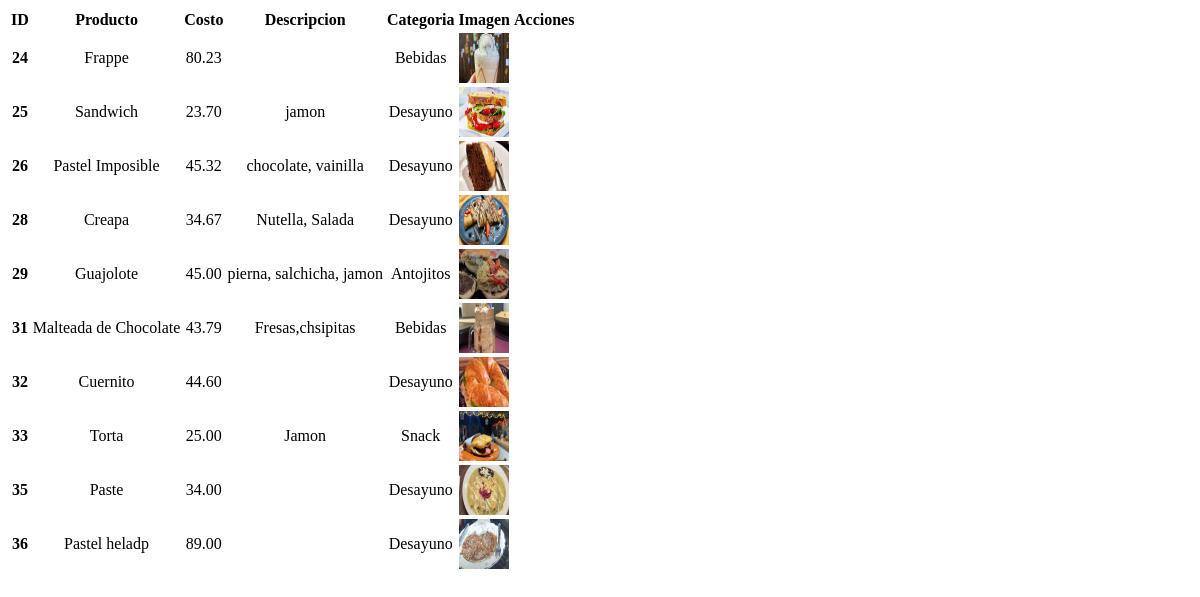
/PHP/MostrarProductos.php (signed in), run on the app's committed database.
### tables this page shows
CREATE TABLE `menuproductos` (
  `id` int(11) NOT NULL AUTO_INCREMENT,
  `Product_Nombre` varchar(255) NOT NULL,
  `Descripcion` text NOT NULL,
  `Costo` decimal(10,2) NOT NULL,
  `Imagen` varchar(255) NOT NULL,
  `id_categoria` int(11) NOT NULL,
  PRIMARY KEY (`id`),
  KEY `id_categoria` (`id_categoria`),
  CONSTRAINT `menuproductos_ibfk_1` FOREIGN KEY (`id_categoria`) REFERENCES `menucategoria` (`ID_Cat`)
);

CREATE TABLE `menucategoria` (
  `Categoria` varchar(50) NOT NULL,
  `ID_Cat` int(11) NOT NULL AUTO_INCREMENT,
  PRIMARY KEY (`ID_Cat`)
);

### PHP/MostrarProductos.php (the view, shortened to what this page needs)
<div class="table-responsive">
    <table class="table table-hover" id="table_Productos">
        <thead>
            <tr>
                <th scope="col">ID</th>
                <th scope="col">Producto</th>
                <th scope="col">Costo</th>
                <th scope="col">Descripcion</th>
                <th scope="col">Categoria</th>
                <th scope="col">Imagen</th>
                <th scope="col">Acciones</th>
            </tr>
        </thead>
        <tbody>
        <?php
            include('./BD/conexion.php');
            $consulta = "SELECT * FROM menuproductos inner join menucategoria
            on id_categoria = ID_Cat";
            $resultado = mysqli_query($connection,$consulta);
            while($fila = mysqli_fetch_array($resultado)){
            $ImgRuta = substr($fila['Imagen'],1);
            echo "<tr>";
            echo "<th scope='row'>" . htmlspecialchars((string) $fila['id'], ENT_QUOTES, 'UTF-8') . "</th>";
            echo "<td>" . htmlspecialchars((string) $fila['Product_Nombre'], ENT_QUOTES, 'UTF-8') . "</td>";
            echo "<td>" . htmlspecialchars((string) $fila['Costo'], ENT_QUOTES, 'UTF-8') . "</td>";
            echo "<td>" . htmlspecialchars((string) $fila['Descripcion'], ENT_QUOTES, 'UTF-8') . "</td>";
            echo "<td>" . htmlspecialchars((string) $fila['Categoria'], ENT_QUOTES, 'UTF-8') . "</td>";
            echo "<td> <img class='rounded-circle' src='" . htmlspecialchars($ImgRuta, ENT_QUOTES, 'UTF-8') . "' class='img-fluid' width='50' height='50' alt='...'></td>";
            echo "<td>
                    <div class='btn-group'>
                        <a href='#' aria-label='Editar producto' class='btn boton_m' data-bs-toggle='modal' data-bs-target='#EditarProductoModal'
                            data-id='" . htmlspecialchars((string) $fila['id'], ENT_QUOTES, 'UTF-8') . "' data-nombre='" . htmlspecialchars((string) $fila['Product_Nombre'], ENT_QUOTES, 'UTF-8') . "' data-descripcion='" . htmlspecialchars((string) $fila['Descripcion'], ENT_QUOTES, 'UTF-8') . "'
                            data-costo='" . htmlspecialchars((string) $fila['Costo'], ENT_QUOTES, 'UTF-8') . "' data-categoria='" . htmlspecialchars((string) $fila['id_categoria'], ENT_QUOTES, 'UTF-8') . "' data-imagen='" . htmlspecialchars((string) $fila['Imagen'], ENT_QUOTES, 'UTF-8') . "'>
                            <i class='bi bi-pencil-square'></i>
                        </a>
                        <a href='#' aria-label='Eliminar producto' class='btn boton_m' data-bs-toggle='modal' data-bs-target='#DeleteModal' data-id='" . htmlspecialchars((string) $fila['id'], ENT_QUOTES, 'UTF-8') . "'>
                            <i class='bi bi-trash'></i>
                        </a>
                    </div>
                </td>";
            echo "</tr>";
            }
            ?>
        </tbody>
    </table>
</div>

### PHP/MostrarProductos.php (style rules this page uses)
.table td, .table th { text-align: center; }

### data on the page
menuproductos: id "24", Product_Nombre "Frappe", Costo "80.23", id_categoria.Categoria "Bebidas", Imagen (picture)
menuproductos: id "25", Product_Nombre "Sandwich", Costo "23.70", Descripcion "jamon", id_categoria.Categoria "Desayuno", Imagen (picture)
menuproductos: id "26", Product_Nombre "Pastel Imposible", Costo "45.32", Descripcion "chocolate, vainilla", id_categoria.Categoria "Desayuno", Imagen (picture)
menuproductos: id "28", Product_Nombre "Creapa", Costo "34.67", Descripcion "Nutella, Salada", id_categoria.Categoria "Desayuno", Imagen (picture)
menuproductos: id "29", Product_Nombre "Guajolote", Costo "45.00", Descripcion "pierna, salchicha, jamon", id_categoria.Categoria "Antojitos", Imagen (picture)
menuproductos: id "31", Product_Nombre "Malteada de Chocolate", Costo "43.79", Descripcion "Fresas,chsipitas", id_categoria.Categoria "Bebidas", Imagen (picture)
menuproductos: id "32", Product_Nombre "Cuernito", Costo "44.60", id_categoria.Categoria "Desayuno", Imagen (picture)
menuproductos: id "33", Product_Nombre "Torta", Costo "25.00", Descripcion "Jamon", id_categoria.Categoria "Snack", Imagen (picture)
menuproductos: id "35", Product_Nombre "Paste", Costo "34.00", id_categoria.Categoria "Desayuno", Imagen (picture)
menuproductos: id "36", Product_Nombre "Pastel heladp", Costo "89.00", id_categoria.Categoria "Desayuno", Imagen (picture)
